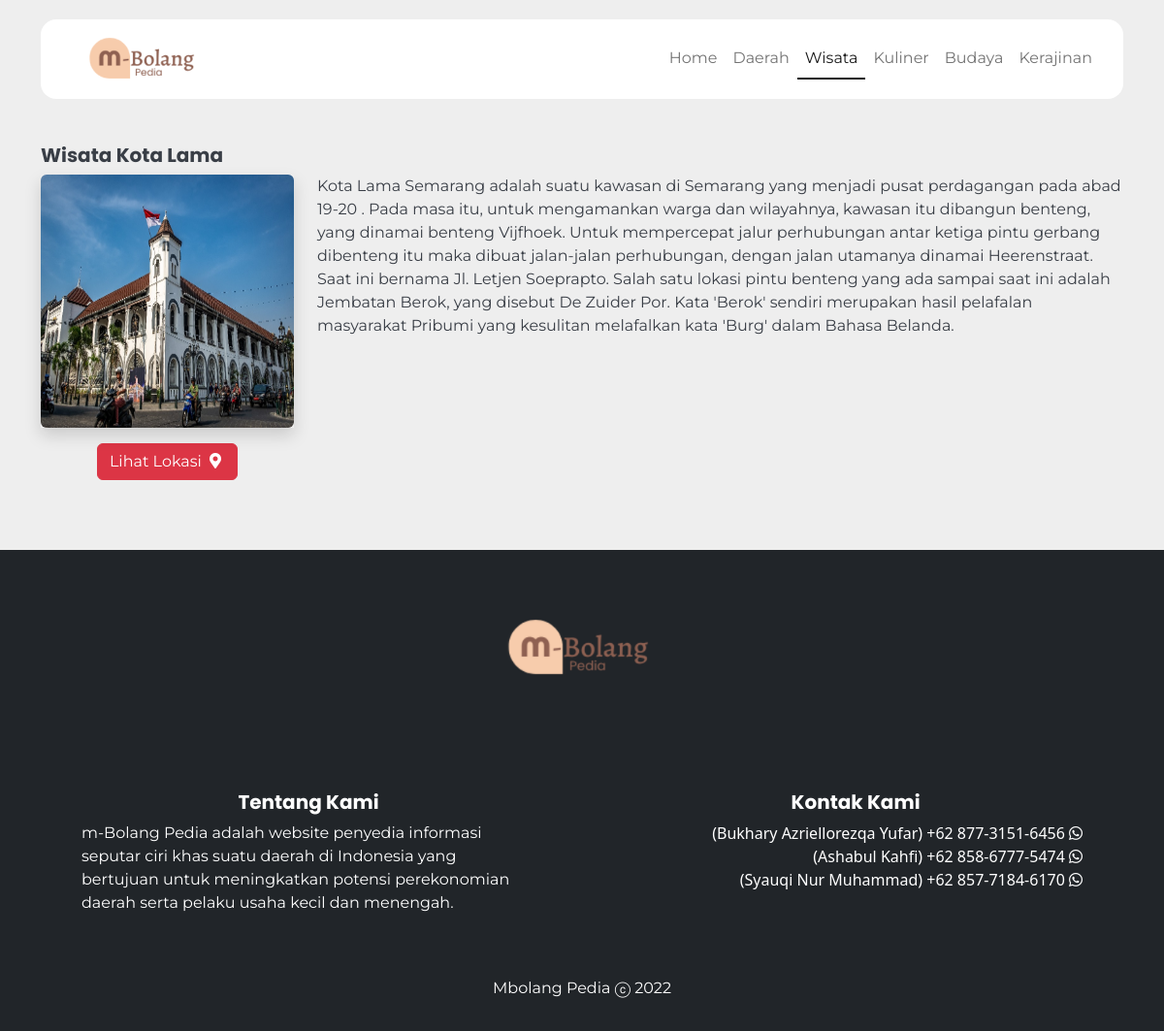
The page /Wisata/1 on the database its author committed.
### tables this page shows
CREATE TABLE `tb_wisata` (
  `id_wisata` int(11) NOT NULL,
  `name_wisata` varchar(128) NOT NULL,
  `image_wisata` varchar(255) NOT NULL,
  `description_wisata` text NOT NULL,
  `link` varchar(255) NOT NULL,
  `id_kota` int(11) NOT NULL,
  `date_created` date NOT NULL
);

### application/controllers/Home.php (called while the page is built, shortened)
<?php
class Home extends CI_Controller
{
	public function detail_wisata($id)
	{
		$data['title'] = 'Wisata';
		$data['wisata'] = $this->M_Crud->detail_wisata($id)->row_array();
		$this->load->view('template/V_Hhome', $data);
		$this->load->view('home/V_detailWisata', $data);
		$this->load->view('template/V_Fhome', $data);
	}
}

### index.php (called while the page is built, shortened)
<?php
require_once BASEPATH.'core/CodeIgniter.php';

### application/models/M_Crud.php (called while the page is built, shortened)
<?php
class M_crud extends CI_Model
{
	function detail_wisata($id)
	{
		$this->db->select('*');
		$this->db->from('tb_wisata');
		$this->db->where('id_wisata', $id);
		return $this->db->get();
	}
}

### application/views/home/V_detailWisata.php (the view)
<div class="container" style="margin-top: 66px !important;">
	<h5><?= $title ?> <?= $wisata['name_wisata'] ?></h5>
	<div class="row">
		<div class="col-3 mb-4 text-center ">
			<div class="shadow ratio ratio-1x1 " style="height:auto !important ;">
				<a href="">
					<img src="<?= base_url('assets/wisata/') . $wisata['image_wisata'] ?> " class=" bg-img rounded w-100 h-100 top-0 ">
				</a>
			</div>
			<a class="mt-3  btn btn-danger" target="_blank" href="<?= $wisata['link'] ?>">Lihat Lokasi <i class="fas fa-fw fa-map-marker-alt"></i> </a>
		</div>
		<div class="col-9 mb-4 ">
			<p><?= $wisata['description_wisata'] ?></p>
		</div>
	</div>
</div>

### application/views/template/V_Hhome.php (style rules this page uses)
body { background-color: #EEEEEE; }
a, p, span, label { font-family: 'Montserrat', sans-serif !important; color: #393E46; }
h1, h2, h3, h4, h5, h6 { font-family: 'Poppins', sans-serif !important; font-weight: bold !important; color: #393E46 !important; }
.ratio { height: auto; overflow: hidden; }
.bg-img { transition: transform .5s ease; }

### rows shown on the page
tb_wisata: name_wisata "Kota Lama", image_wisata (picture), description_wisata "Kota Lama Semarang adalah suatu kawasan di Semarang yang menjadi pusat perdagangan pada abad 19-20 . Pada masa itu, untuk mengamankan warga dan wilayahnya, kawasan itu dibangun benteng, yang dinamai benteng Vijfhoek. Untuk mempercepat jalur perhubungan antar ketiga pintu gerbang dibenteng itu maka dibuat jalan-jalan perhubungan, dengan jalan utamanya dinamai Heerenstraat. Saat ini bernama Jl. Letjen Soeprapto. Salah satu lokasi pintu benteng yang ada sampai saat ini adalah Jembatan Berok, yang disebut De Zuider Por. Kata 'Berok' sendiri merupakan hasil pelafalan masyarakat Pribumi yang kesulitan melafalkan kata 'Burg' dalam Bahasa Belanda."

### other values the page prints
$title "Wisata"
